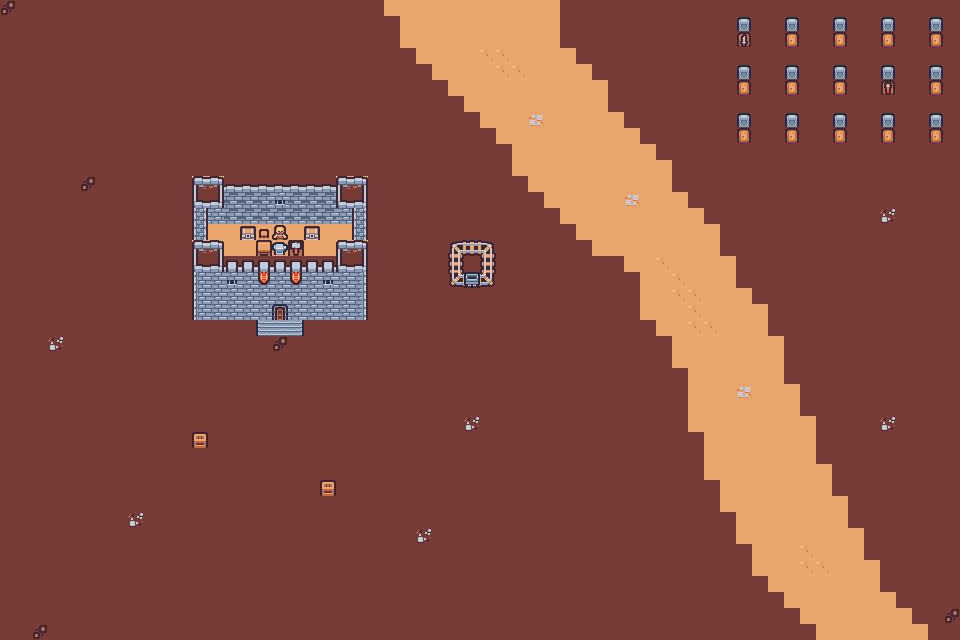

Tiled map render using the project's own tile images. Description and the map definition, with tile-layer contents summarised, below:
An orthogonal 60x40 tile map with 16x16 px tiles, 4 tile layers (Ground, Road, Blocking, Items).

<map version="1.9" tiledversion="1.9.2" orientation="orthogonal" renderorder="right-down" width="60" height="40" tilewidth="16" tileheight="16" infinite="0" nextlayerid="5" nextobjectid="1">
 <tileset firstgid="1" source="tilemapHelper.tsx" />
 <layer id="1" name="Ground" width="60" height="40">
  <data>[2400 cells, 2400 non-empty, 1 distinct tile ids]</data>
 </layer>
 <layer id="2" name="Road" width="60" height="40">
  <data>[2400 cells, 368 non-empty, 13 distinct tile ids]</data>
 </layer>
 <layer id="3" name="Blocking" width="60" height="40">
  <data>[2400 cells, 127 non-empty, 27 distinct tile ids]</data>
 </layer>
 <layer id="4" name="Items" width="60" height="40">
  <data>[2400 cells, 3 non-empty, 3 distinct tile ids]</data>
 </layer>
</map>
